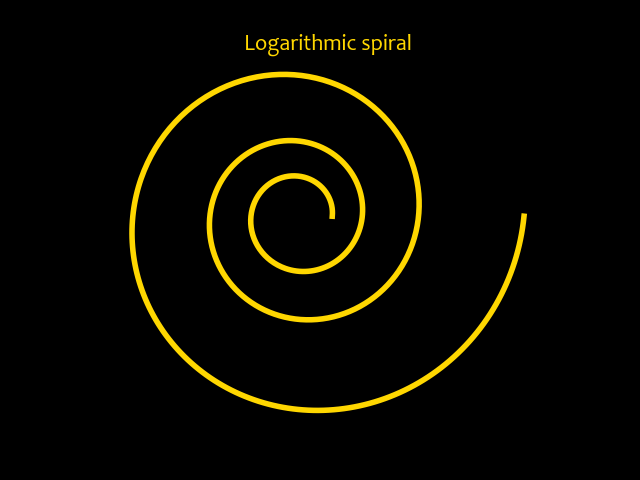

This chart was generated by the following Python code:
import numpy as np
from matplotlib import pyplot as plt

# Logarithmic spiral
def logarithmic_spiral(k = 0.1):
    phi = np.linspace(0, 6*np.pi, 721)
    x = np.exp(k*phi)*np.cos(phi)
    y = np.exp(k*phi)*np.sin(phi)
    return x, y

x, y = logarithmic_spiral()

# shades of yellow
# #FFEA00 -> bright yellow
# #FFD700 -> gold

fig = plt.figure(facecolor='black')
ax = fig.add_subplot(111)

ax.set_aspect('equal')
# ax.axis('off') # I do not need turn off the axis as I have already made the figure background color black
ax.set_title('Logarithmic spiral', color='#FFD700', fontsize=16, fontname='Candara')
ax.set_facecolor("black")

ax.plot(x, y, linestyle='-', linewidth=4, color='#FFD700')

fig.savefig('logarithmic_spiral.png')

plt.show()